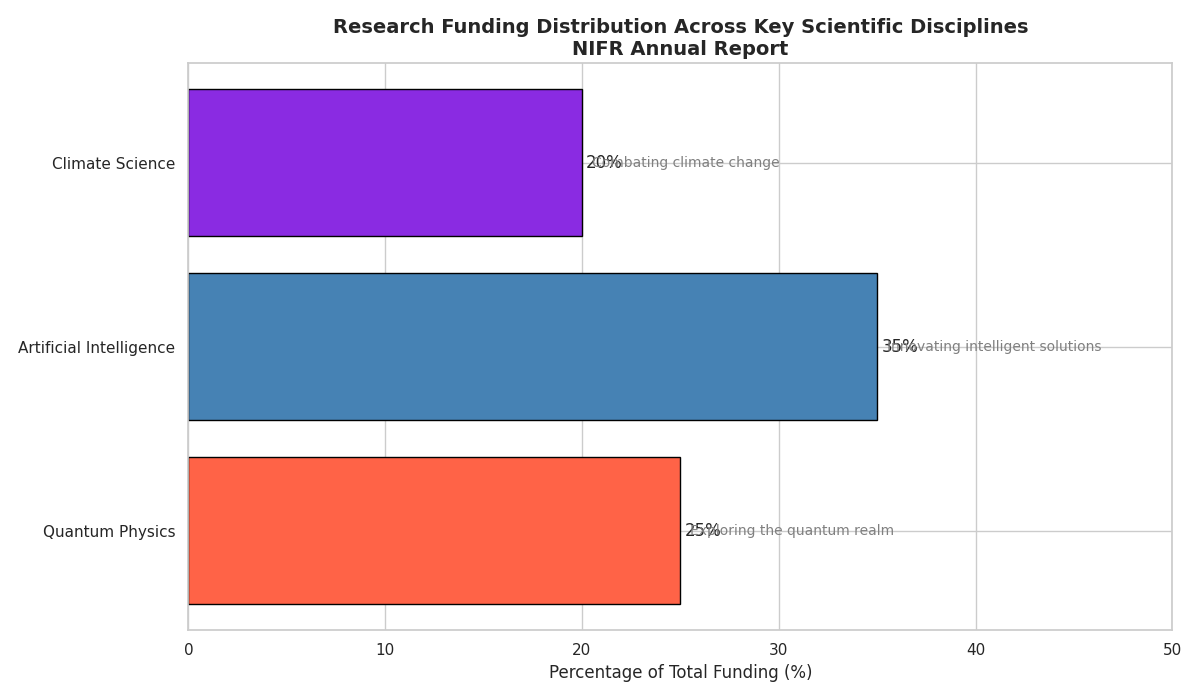

This chart was generated by the following Python code:
import matplotlib.pyplot as plt
import numpy as np

# Data preparation
disciplines = ['Quantum Physics', 'Artificial Intelligence', 'Climate Science']
funding_percentages = [25, 35, 20]
new_colors = ['#ff6347', '#4682b4', '#8a2be2']

# Create the plot
fig, ax = plt.subplots(figsize=(12, 7))

# Plotting a horizontal bar chart
bars = ax.barh(disciplines, funding_percentages, color=new_colors, edgecolor='black')

# Adding labels to each bar
ax.bar_label(bars, labels=[f'{p}%' for p in funding_percentages], label_type='edge', padding=3)

# Set labels and title
ax.set_xlabel('Percentage of Total Funding (%)', fontsize=12)
ax.set_title('Research Funding Distribution Across Key Scientific Disciplines\nNIFR Annual Report',
             fontsize=14, fontweight='bold')

# Customize the x-axis to clearly show 0-100%
ax.set_xlim(0, 50)

# Annotate each discipline with a brief description
descriptions = [
    "Exploring the quantum realm",
    "Innovating intelligent solutions",
    "Combating climate change"
]

for bar, desc in zip(bars, descriptions):
    ax.text(bar.get_width() + 0.5, bar.get_y() + bar.get_height()/2, desc,
            va='center', ha='left', fontsize=10, color='grey')

# Improve the layout
plt.tight_layout()

# Display the plot
plt.show()
